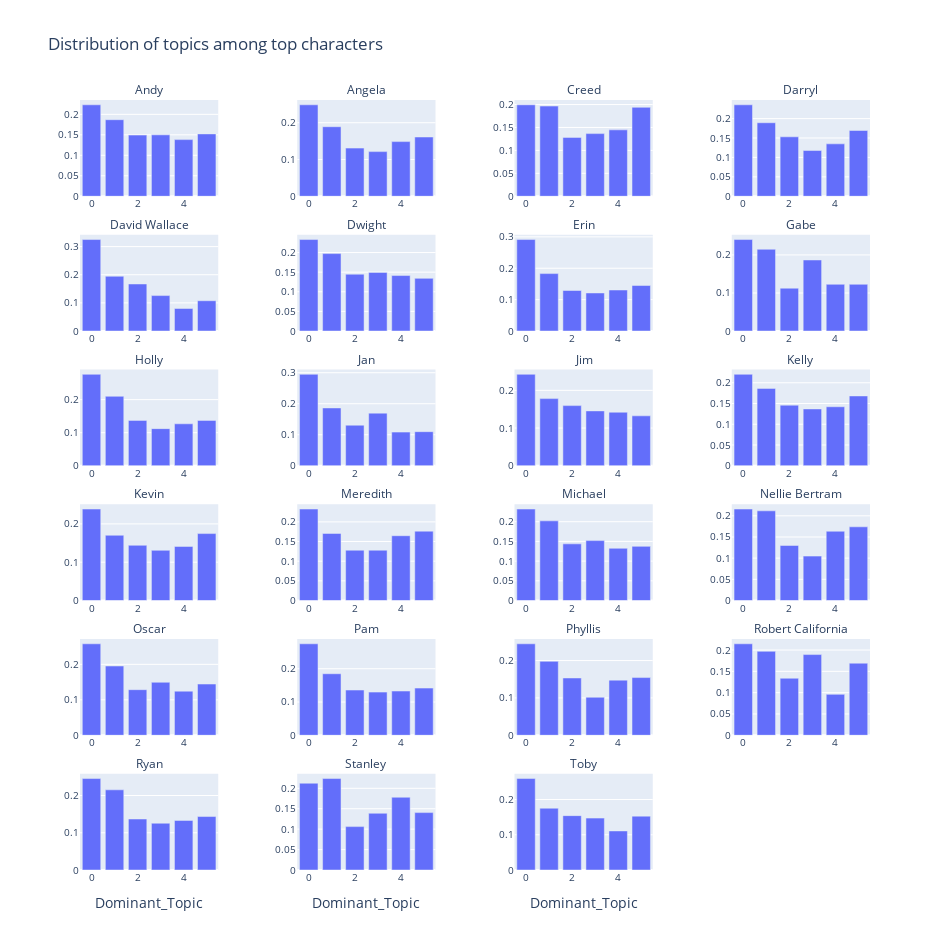

Notebook cell for this chart:
### Code cell
plot_topic_ratios(by_speaker_topic_dist)

### Figure 1 — Plotly figure (JSON) as saved in the notebook; plotly's stock layout.template omitted (floating-point values rounded to 4 significant figures)
{"data": [{"alignmentgroup": "True", "hovertemplate": "Speaker=Andy<br>Dominant_Topic=%{x}<br>=%{y}<extra></extra>", "legendgroup": "", "marker": {"color": "#636efa", "pattern": {"shape": ""}}, "name": "", "offsetgroup": "", "orientation": "v", "showlegend": false, "textposition": "auto", "type": "bar", "x": [0, 1, 2, 3, 4, 5], "xaxis": "x21", "y": [0.2233, 0.1869, 0.1493, 0.1499, 0.1383, 0.1523], "yaxis": "y21"}, {"alignmentgroup": "True", "hovertemplate": "Speaker=Angela<br>Dominant_Topic=%{x}<br>=%{y}<extra></extra>", "legendgroup": "", "marker": {"color": "#636efa", "pattern": {"shape": ""}}, "name": "", "offsetgroup": "", "orientation": "v", "showlegend": false, "textposition": "auto", "type": "bar", "x": [0, 1, 2, 3, 4, 5], "xaxis": "x22", "y": [0.2487, 0.1891, 0.131, 0.1214, 0.1486, 0.1611], "yaxis": "y22"}, {"alignmentgroup": "True", "hovertemplate": "Speaker=Creed<br>Dominant_Topic=%{x}<br>=%{y}<extra></extra>", "legendgroup": "", "marker": {"color": "#636efa", "pattern": {"shape": ""}}, "name": "", "offsetgroup": "", "orientation": "v", "showlegend": false, "textposition": "auto", "type": "bar", "x": [0, 1, 2, 3, 4, 5], "xaxis": "x23", "y": [0.1995, 0.1967, 0.1284, 0.1366, 0.1448, 0.194], "yaxis": "y23"}, {"alignmentgroup": "True", "hovertemplate": "Speaker=Darryl<br>Dominant_Topic=%{x}<br>=%{y}<extra></extra>", "legendgroup": "", "marker": {"color": "#636efa", "pattern": {"shape": ""}}, "name": "", "offsetgroup": "", "orientation": "v", "showlegend": false, "textposition": "auto", "type": "bar", "x": [0, 1, 2, 3, 4, 5], "xaxis": "x24", "y": [0.2355, 0.1893, 0.1531, 0.1178, 0.135, 0.1694], "yaxis": "y24"}, {"alignmentgroup": "True", "hovertemplate": "Speaker=David Wallace<br>Dominant_Topic=%{x}<br>=%{y}<extra></extra>", "legendgroup": "", "marker": {"color": "#636efa", "pattern": {"shape": ""}}, "name": "", "offsetgroup": "", "orientation": "v", "showlegend": false, "textposition": "auto", "type": "bar", "x": [0, 1, 2, 3, 4, 5], "xaxis": "x17", "y": [0.3249, 0.1945, 0.167, 0.1259, 0.08009, 0.1076], "yaxis": "y17"}, {"alignmentgroup": "True", "hovertemplate": "Speaker=Dwight<br>Dominant_Topic=%{x}<br>=%{y}<extra></extra>", "legendgroup": "", "marker": {"color": "#636efa", "pattern": {"shape": ""}}, "name": "", "offsetgroup": "", "orientation": "v", "showlegend": false, "textposition": "auto", "type": "bar", "x": [0, 1, 2, 3, 4, 5], "xaxis": "x18", "y": [0.2331, 0.1973, 0.1448, 0.1493, 0.1413, 0.1342], "yaxis": "y18"}, {"alignmentgroup": "True", "hovertemplate": "Speaker=Erin<br>Dominant_Topic=%{x}<br>=%{y}<extra></extra>", "legendgroup": "", "marker": {"color": "#636efa", "pattern": {"shape": ""}}, "name": "", "offsetgroup": "", "orientation": "v", "showlegend": false, "textposition": "auto", "type": "bar", "x": [0, 1, 2, 3, 4, 5], "xaxis": "x19", "y": [0.2914, 0.1829, 0.1291, 0.1211, 0.1306, 0.1449], "yaxis": "y19"}, {"alignmentgroup": "True", "hovertemplate": "Speaker=Gabe<br>Dominant_Topic=%{x}<br>=%{y}<extra></extra>", "legendgroup": "", "marker": {"color": "#636efa", "pattern": {"shape": ""}}, "name": "", "offsetgroup": "", "orientation": "v", "showlegend": false, "textposition": "auto", "type": "bar", "x": [0, 1, 2, 3, 4, 5], "xaxis": "x20", "y": [0.2404, 0.2148, 0.1125, 0.1867, 0.1228, 0.1228], "yaxis": "y20"}, {"alignmentgroup": "True", "hovertemplate": "Speaker=Holly<br>Dominant_Topic=%{x}<br>=%{y}<extra></extra>", "legendgroup": "", "marker": {"color": "#636efa", "pattern": {"shape": ""}}, "name": "", "offsetgroup": "", "orientation": "v", "showlegend": false, "textposition": "auto", "type": "bar", "x": [0, 1, 2, 3, 4, 5], "xaxis": "x13", "y": [0.2765, 0.21, 0.1372, 0.1123, 0.1268, 0.1372], "yaxis": "y13"}, {"alignmentgroup": "True", "hovertemplate": "Speaker=Jan<br>Dominant_Topic=%{x}<br>=%{y}<extra></extra>", "legendgroup": "", "marker": {"color": "#636efa", "pattern": {"shape": ""}}, "name": "", "offsetgroup": "", "orientation": "v", "showlegend": false, "textposition": "auto", "type": "bar", "x": [0, 1, 2, 3, 4, 5], "xaxis": "x14", "y": [0.2949, 0.1864, 0.1307, 0.1697, 0.1085, 0.1099], "yaxis": "y14"}, {"alignmentgroup": "True", "hovertemplate": "Speaker=Jim<br>Dominant_Topic=%{x}<br>=%{y}<extra></extra>", "legendgroup": "", "marker": {"color": "#636efa", "pattern": {"shape": ""}}, "name": "", "offsetgroup": "", "orientation": "v", "showlegend": false, "textposition": "auto", "type": "bar", "x": [0, 1, 2, 3, 4, 5], "xaxis": "x15", "y": [0.2425, 0.1781, 0.1595, 0.1455, 0.142, 0.1324], "yaxis": "y15"}, {"alignmentgroup": "True", "hovertemplate": "Speaker=Kelly<br>Dominant_Topic=%{x}<br>=%{y}<extra></extra>", "legendgroup": "", "marker": {"color": "#636efa", "pattern": {"shape": ""}}, "name": "", "offsetgroup": "", "orientation": "v", "showlegend": false, "textposition": "auto", "type": "bar", "x": [0, 1, 2, 3, 4, 5], "xaxis": "x16", "y": [0.2203, 0.1864, 0.146, 0.1369, 0.1421, 0.1682], "yaxis": "y16"}, {"alignmentgroup": "True", "hovertemplate": "Speaker=Kevin<br>Dominant_Topic=%{x}<br>=%{y}<extra></extra>", "legendgroup": "", "marker": {"color": "#636efa", "pattern": {"shape": ""}}, "name": "", "offsetgroup": "", "orientation": "v", "showlegend": false, "textposition": "auto", "type": "bar", "x": [0, 1, 2, 3, 4, 5], "xaxis": "x9", "y": [0.2387, 0.1703, 0.1441, 0.131, 0.1412, 0.1747], "yaxis": "y9"}, {"alignmentgroup": "True", "hovertemplate": "Speaker=Meredith<br>Dominant_Topic=%{x}<br>=%{y}<extra></extra>", "legendgroup": "", "marker": {"color": "#636efa", "pattern": {"shape": ""}}, "name": "", "offsetgroup": "", "orientation": "v", "showlegend": false, "textposition": "auto", "type": "bar", "x": [0, 1, 2, 3, 4, 5], "xaxis": "x10", "y": [0.2326, 0.1705, 0.1279, 0.1279, 0.1647, 0.1764], "yaxis": "y10"}, {"alignmentgroup": "True", "hovertemplate": "Speaker=Michael<br>Dominant_Topic=%{x}<br>=%{y}<extra></extra>", "legendgroup": "", "marker": {"color": "#636efa", "pattern": {"shape": ""}}, "name": "", "offsetgroup": "", "orientation": "v", "showlegend": false, "textposition": "auto", "type": "bar", "x": [0, 1, 2, 3, 4, 5], "xaxis": "x11", "y": [0.2321, 0.2021, 0.1438, 0.152, 0.1325, 0.1374], "yaxis": "y11"}, {"alignmentgroup": "True", "hovertemplate": "Speaker=Nellie Bertram<br>Dominant_Topic=%{x}<br>=%{y}<extra></extra>", "legendgroup": "", "marker": {"color": "#636efa", "pattern": {"shape": ""}}, "name": "", "offsetgroup": "", "orientation": "v", "showlegend": false, "textposition": "auto", "type": "bar", "x": [0, 1, 2, 3, 4, 5], "xaxis": "x12", "y": [0.2159, 0.2117, 0.13, 0.1048, 0.1635, 0.174], "yaxis": "y12"}, {"alignmentgroup": "True", "hovertemplate": "Speaker=Oscar<br>Dominant_Topic=%{x}<br>=%{y}<extra></extra>", "legendgroup": "", "marker": {"color": "#636efa", "pattern": {"shape": ""}}, "name": "", "offsetgroup": "", "orientation": "v", "showlegend": false, "textposition": "auto", "type": "bar", "x": [0, 1, 2, 3, 4, 5], "xaxis": "x5", "y": [0.2579, 0.1953, 0.1285, 0.1494, 0.1244, 0.1444], "yaxis": "y5"}, {"alignmentgroup": "True", "hovertemplate": "Speaker=Pam<br>Dominant_Topic=%{x}<br>=%{y}<extra></extra>", "legendgroup": "", "marker": {"color": "#636efa", "pattern": {"shape": ""}}, "name": "", "offsetgroup": "", "orientation": "v", "showlegend": false, "textposition": "auto", "type": "bar", "x": [0, 1, 2, 3, 4, 5], "xaxis": "x6", "y": [0.2749, 0.1849, 0.1359, 0.1297, 0.1329, 0.1418], "yaxis": "y6"}, {"alignmentgroup": "True", "hovertemplate": "Speaker=Phyllis<br>Dominant_Topic=%{x}<br>=%{y}<extra></extra>", "legendgroup": "", "marker": {"color": "#636efa", "pattern": {"shape": ""}}, "name": "", "offsetgroup": "", "orientation": "v", "showlegend": false, "textposition": "auto", "type": "bar", "x": [0, 1, 2, 3, 4, 5], "xaxis": "x7", "y": [0.2449, 0.1979, 0.1533, 0.1018, 0.1476, 0.1545], "yaxis": "y7"}, {"alignmentgroup": "True", "hovertemplate": "Speaker=Robert California<br>Dominant_Topic=%{x}<br>=%{y}<extra></extra>", "legendgroup": "", "marker": {"color": "#636efa", "pattern": {"shape": ""}}, "name": "", "offsetgroup": "", "orientation": "v", "showlegend": false, "textposition": "auto", "type": "bar", "x": [0, 1, 2, 3, 4, 5], "xaxis": "x8", "y": [0.2146, 0.197, 0.1338, 0.1894, 0.09596, 0.1692], "yaxis": "y8"}, {"alignmentgroup": "True", "hovertemplate": "Speaker=Ryan<br>Dominant_Topic=%{x}<br>=%{y}<extra></extra>", "legendgroup": "", "marker": {"color": "#636efa", "pattern": {"shape": ""}}, "name": "", "offsetgroup": "", "orientation": "v", "showlegend": false, "textposition": "auto", "type": "bar", "x": [0, 1, 2, 3, 4, 5], "xaxis": "x", "y": [0.2455, 0.2153, 0.1369, 0.1256, 0.1331, 0.1435], "yaxis": "y"}, {"alignmentgroup": "True", "hovertemplate": "Speaker=Stanley<br>Dominant_Topic=%{x}<br>=%{y}<extra></extra>", "legendgroup": "", "marker": {"color": "#636efa", "pattern": {"shape": ""}}, "name": "", "offsetgroup": "", "orientation": "v", "showlegend": false, "textposition": "auto", "type": "bar", "x": [0, 1, 2, 3, 4, 5], "xaxis": "x2", "y": [0.2124, 0.2239, 0.1062, 0.1389, 0.1781, 0.1405], "yaxis": "y2"}, {"alignmentgroup": "True", "hovertemplate": "Speaker=Toby<br>Dominant_Topic=%{x}<br>=%{y}<extra></extra>", "legendgroup": "", "marker": {"color": "#636efa", "pattern": {"shape": ""}}, "name": "", "offsetgroup": "", "orientation": "v", "showlegend": false, "textposition": "auto", "type": "bar", "x": [0, 1, 2, 3, 4, 5], "xaxis": "x3", "y": [0.2595, 0.1753, 0.1543, 0.1473, 0.1108, 0.1529], "yaxis": "y3"}], "layout": {"annotations": [{"font": {}, "showarrow": false, "text": "Ryan", "x": 0.0875, "xanchor": "center", "xref": "paper", "y": 0.125, "yanchor": "bottom", "yref": "paper"}, {"font": {}, "showarrow": false, "text": "Stanley", "x": 0.3625, "xanchor": "center", "xref": "paper", "y": 0.125, "yanchor": "bottom", "yref": "paper"}, {"font": {}, "showarrow": false, "text": "Toby", "x": 0.6375, "xanchor": "center", "xref": "paper", "y": 0.125, "yanchor": "bottom", "yref": "paper"}, {"font": {}, "showarrow": false, "text": "Oscar", "x": 0.0875, "xanchor": "center", "xref": "paper", "y": 0.3, "yanchor": "bottom", "yref": "paper"}, {"font": {}, "showarrow": false, "text": "Pam", "x": 0.3625, "xanchor": "center", "xref": "paper", "y": 0.3, "yanchor": "bottom", "yref": "paper"}, {"font": {}, "showarrow": false, "text": "Phyllis", "x": 0.6375, "xanchor": "center", "xref": "paper", "y": 0.3, "yanchor": "bottom", "yref": "paper"}, {"font": {}, "showarrow": false, "text": "Robert California", "x": 0.9125, "xanchor": "center", "xref": "paper", "y": 0.3, "yanchor": "bottom", "yref": "paper"}, {"font": {}, "showarrow": false, "text": "Kevin", "x": 0.0875, "xanchor": "center", "xref": "paper", "y": 0.475, "yanchor": "bottom", "yref": "paper"}, {"font": {}, "showarrow": false, "text": "Meredith", "x": 0.3625, "xanchor": "center", "xref": "paper", "y": 0.475, "yanchor": "bottom", "yref": "paper"}, {"font": {}, "showarrow": false, "text": "Michael", "x": 0.6375, "xanchor": "center", "xref": "paper", "y": 0.475, "yanchor": "bottom", "yref": "paper"}, {"font": {}, "showarrow": false, "text": "Nellie Bertram", "x": 0.9125, "xanchor": "center", "xref": "paper", "y": 0.475, "yanchor": "bottom", "yref": "paper"}, {"font": {}, "showarrow": false, "text": "Holly", "x": 0.0875, "xanchor": "center", "xref": "paper", "y": 0.65, "yanchor": "bottom", "yref": "paper"}, {"font": {}, "showarrow": false, "text": "Jan", "x": 0.3625, "xanchor": "center", "xref": "paper", "y": 0.65, "yanchor": "bottom", "yref": "paper"}, {"font": {}, "showarrow": false, "text": "Jim", "x": 0.6375, "xanchor": "center", "xref": "paper", "y": 0.65, "yanchor": "bottom", "yref": "paper"}, {"font": {}, "showarrow": false, "text": "Kelly", "x": 0.9125, "xanchor": "center", "xref": "paper", "y": 0.65, "yanchor": "bottom", "yref": "paper"}, {"font": {}, "showarrow": false, "text": "David Wallace", "x": 0.0875, "xanchor": "center", "xref": "paper", "y": 0.825, "yanchor": "bottom", "yref": "paper"}, {"font": {}, "showarrow": false, "text": "Dwight", "x": 0.3625, "xanchor": "center", "xref": "paper", "y": 0.825, "yanchor": "bottom", "yref": "paper"}, {"font": {}, "showarrow": false, "text": "Erin", "x": 0.6375, "xanchor": "center", "xref": "paper", "y": 0.825, "yanchor": "bottom", "yref": "paper"}, {"font": {}, "showarrow": false, "text": "Gabe", "x": 0.9125, "xanchor": "center", "xref": "paper", "y": 0.825, "yanchor": "bottom", "yref": "paper"}, {"font": {}, "showarrow": false, "text": "Andy", "x": 0.0875, "xanchor": "center", "xref": "paper", "y": 1, "yanchor": "bottom", "yref": "paper"}, {"font": {}, "showarrow": false, "text": "Angela", "x": 0.3625, "xanchor": "center", "xref": "paper", "y": 1, "yanchor": "bottom", "yref": "paper"}, {"font": {}, "showarrow": false, "text": "Creed", "x": 0.6375, "xanchor": "center", "xref": "paper", "y": 1, "yanchor": "bottom", "yref": "paper"}, {"font": {}, "showarrow": false, "text": "Darryl", "x": 0.9125, "xanchor": "center", "xref": "paper", "y": 1, "yanchor": "bottom", "yref": "paper"}], "barmode": "relative", "height": 950, "legend": {"tracegroupgap": 0}, "showlegend": false, "title": {"text": "Distribution of topics among top characters"}, "width": 950, "xaxis": {"anchor": "y", "domain": [0, 0.175], "showticklabels": true, "tickfont": {"size": 10}, "title": {"text": "Dominant_Topic"}}, "xaxis10": {"anchor": "y10", "domain": [0.275, 0.45], "showticklabels": true, "tickfont": {"size": 10}}, "xaxis11": {"anchor": "y11", "domain": [0.55, 0.725], "showticklabels": true, "tickfont": {"size": 10}}, "xaxis12": {"anchor": "y12", "domain": [0.825, 1], "showticklabels": true, "tickfont": {"size": 10}}, "xaxis13": {"anchor": "y13", "domain": [0, 0.175], "showticklabels": true, "tickfont": {"size": 10}}, "xaxis14": {"anchor": "y14", "domain": [0.275, 0.45], "showticklabels": true, "tickfont": {"size": 10}}, "xaxis15": {"anchor": "y15", "domain": [0.55, 0.725], "showticklabels": true, "tickfont": {"size": 10}}, "xaxis16": {"anchor": "y16", "domain": [0.825, 1], "showticklabels": true, "tickfont": {"size": 10}}, "xaxis17": {"anchor": "y17", "domain": [0, 0.175], "showticklabels": true, "tickfont": {"size": 10}}, "xaxis18": {"anchor": "y18", "domain": [0.275, 0.45], "showticklabels": true, "tickfont": {"size": 10}}, "xaxis19": {"anchor": "y19", "domain": [0.55, 0.725], "showticklabels": true, "tickfont": {"size": 10}}, "xaxis2": {"anchor": "y2", "domain": [0.275, 0.45], "showticklabels": true, "tickfont": {"size": 10}, "title": {"text": "Dominant_Topic"}}, "xaxis20": {"anchor": "y20", "domain": [0.825, 1], "showticklabels": true, "tickfont": {"size": 10}}, "xaxis21": {"anchor": "y21", "domain": [0, 0.175], "showticklabels": true, "tickfont": {"size": 10}}, "xaxis22": {"anchor": "y22", "domain": [0.275, 0.45], "showticklabels": true, "tickfont": {"size": 10}}, "xaxis23": {"anchor": "y23", "domain": [0.55, 0.725], "showticklabels": true, "tickfont": {"size": 10}}, "xaxis24": {"anchor": "y24", "domain": [0.825, 1], "showticklabels": true, "tickfont": {"size": 10}}, "xaxis3": {"anchor": "y3", "domain": [0.55, 0.725], "showticklabels": true, "tickfont": {"size": 10}, "title": {"text": "Dominant_Topic"}}, "xaxis4": {"anchor": "y4", "domain": [0.825, 1], "showticklabels": true, "tickfont": {"size": 10}, "title": {"text": "Dominant_Topic"}}, "xaxis5": {"anchor": "y5", "domain": [0, 0.175], "showticklabels": true, "tickfont": {"size": 10}}, "xaxis6": {"anchor": "y6", "domain": [0.275, 0.45], "showticklabels": true, "tickfont": {"size": 10}}, "xaxis7": {"anchor": "y7", "domain": [0.55, 0.725], "showticklabels": true, "tickfont": {"size": 10}}, "xaxis8": {"anchor": "y8", "domain": [0.825, 1], "showticklabels": true, "tickfont": {"size": 10}}, "xaxis9": {"anchor": "y9", "domain": [0, 0.175], "showticklabels": true, "tickfont": {"size": 10}}, "yaxis": {"anchor": "x", "domain": [0, 0.125], "showticklabels": true, "tickfont": {"size": 10}, "title": {"text": ""}}, "yaxis10": {"anchor": "x10", "domain": [0.35, 0.475], "showticklabels": true, "tickfont": {"size": 10}}, "yaxis11": {"anchor": "x11", "domain": [0.35, 0.475], "showticklabels": true, "tickfont": {"size": 10}}, "yaxis12": {"anchor": "x12", "domain": [0.35, 0.475], "showticklabels": true, "tickfont": {"size": 10}}, "yaxis13": {"anchor": "x13", "domain": [0.525, 0.65], "showticklabels": true, "tickfont": {"size": 10}, "title": {"text": ""}}, "yaxis14": {"anchor": "x14", "domain": [0.525, 0.65], "showticklabels": true, "tickfont": {"size": 10}}, "yaxis15": {"anchor": "x15", "domain": [0.525, 0.65], "showticklabels": true, "tickfont": {"size": 10}}, "yaxis16": {"anchor": "x16", "domain": [0.525, 0.65], "showticklabels": true, "tickfont": {"size": 10}}, "yaxis17": {"anchor": "x17", "domain": [0.7, 0.825], "showticklabels": true, "tickfont": {"size": 10}, "title": {"text": ""}}, "yaxis18": {"anchor": "x18", "domain": [0.7, 0.825], "showticklabels": true, "tickfont": {"size": 10}}, "yaxis19": {"anchor": "x19", "domain": [0.7, 0.825], "showticklabels": true, "tickfont": {"size": 10}}, "yaxis2": {"anchor": "x2", "domain": [0, 0.125], "showticklabels": true, "tickfont": {"size": 10}}, "yaxis20": {"anchor": "x20", "domain": [0.7, 0.825], "showticklabels": true, "tickfont": {"size": 10}}, "yaxis21": {"anchor": "x21", "domain": [0.875, 1], "showticklabels": true, "tickfont": {"size": 10}, "title": {"text": ""}}, "yaxis22": {"anchor": "x22", "domain": [0.875, 1], "showticklabels": true, "tickfont": {"size": 10}}, "yaxis23": {"anchor": "x23", "domain": [0.875, 1], "showticklabels": true, "tickfont": {"size": 10}}, "yaxis24": {"anchor": "x24", "domain": [0.875, 1], "showticklabels": true, "tickfont": {"size": 10}}, "yaxis3": {"anchor": "x3", "domain": [0, 0.125], "showticklabels": true, "tickfont": {"size": 10}}, "yaxis4": {"anchor": "x4", "domain": [0, 0.125], "showticklabels": true, "tickfont": {"size": 10}}, "yaxis5": {"anchor": "x5", "domain": [0.175, 0.3], "showticklabels": true, "tickfont": {"size": 10}, "title": {"text": ""}}, "yaxis6": {"anchor": "x6", "domain": [0.175, 0.3], "showticklabels": true, "tickfont": {"size": 10}}, "yaxis7": {"anchor": "x7", "domain": [0.175, 0.3], "showticklabels": true, "tickfont": {"size": 10}}, "yaxis8": {"anchor": "x8", "domain": [0.175, 0.3], "showticklabels": true, "tickfont": {"size": 10}}, "yaxis9": {"anchor": "x9", "domain": [0.35, 0.475], "showticklabels": true, "tickfont": {"size": 10}, "title": {"text": ""}}}}
